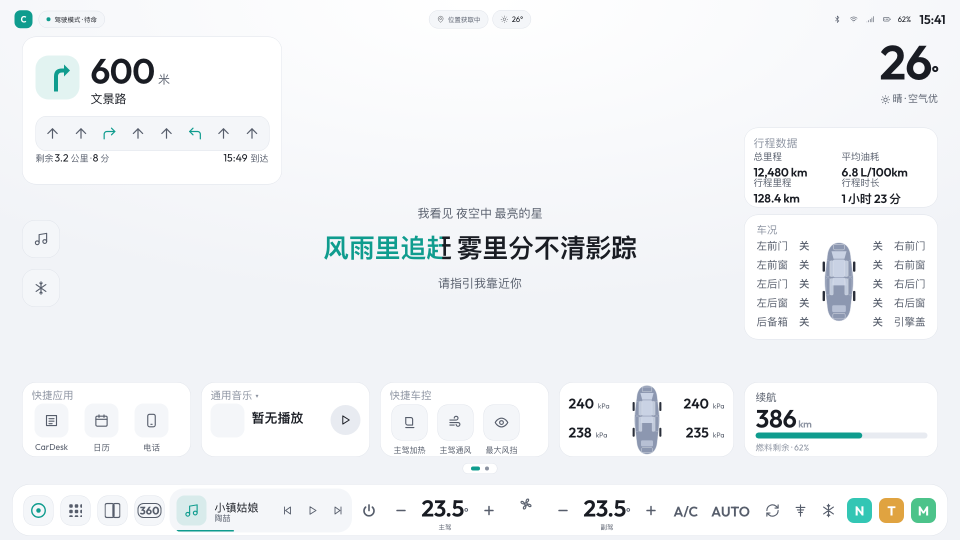
#> input picture design/png/s01-home-day.png, 1920 x 1080 px (shown at 1/2 size); its folder holds 4 pictures in this run
$ python make_contact_sheets.py
#> lines starting #> are read from the running program, lines starting #| are printed output that depends on the picture
#!/usr/bin/env python3
# -*- coding: utf-8 -*-
"""把逐屏 PNG 拼成 contact sheet，便于一次性目检所有页面的布局问题。

用法: python3 make_contact_sheets.py
产出: png/overview-day.png / png/overview-night.png
"""
import os

from PIL import Image, ImageDraw

HERE = os.path.dirname(os.path.abspath(__file__))
PNG = os.path.join(HERE, "png")

SIDS = [
    "s01-home", "s02-nav", "s03-apps", "s04-hvac", "s05-settings",
    "s06-tasks", "s07-taskedit", "s08-picker", "s09-color", "s10-keys",
    "s11-slots", "s12-float", "s13-quickapps", "s14-adb",
]

CELL_W = 640
CELL_H = 360
COLS = 3
ROWS = 5
PAD = 10
LABEL = 26


def build(theme):
#> called with theme = 'day'
    w = COLS * CELL_W + (COLS + 1) * PAD
    h = ROWS * (CELL_H + LABEL) + (ROWS + 1) * PAD
    sheet = Image.new("RGB", (w, h), (18, 20, 26))
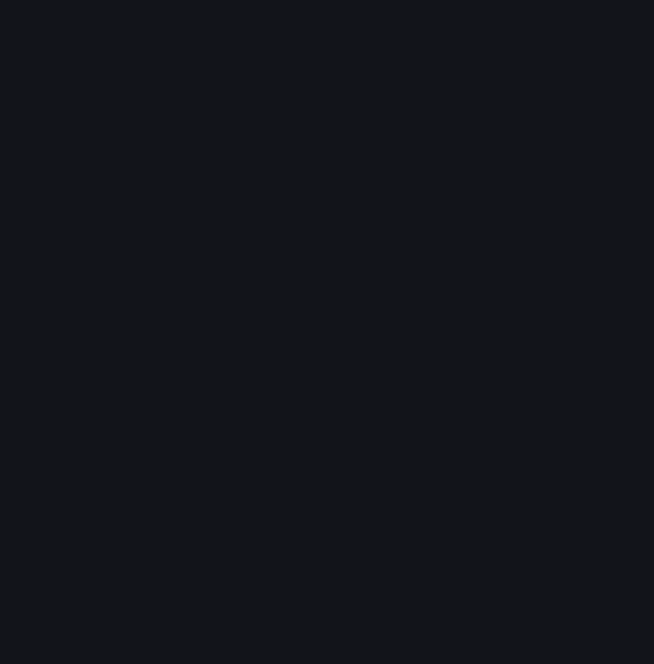
#> sheet: PIL image 1960x1990 RGB (shown at 1/3 size); mean R, G, B 18, 20, 26
    dr = ImageDraw.Draw(sheet)
    for i, sid in enumerate(SIDS):
        p = os.path.join(PNG, f"{sid}-{theme}.png")
        if not os.path.exists(p):
            print("missing", p)
            continue
        im = Image.open(p).convert("RGB").resize((CELL_W, CELL_H), Image.LANCZOS)
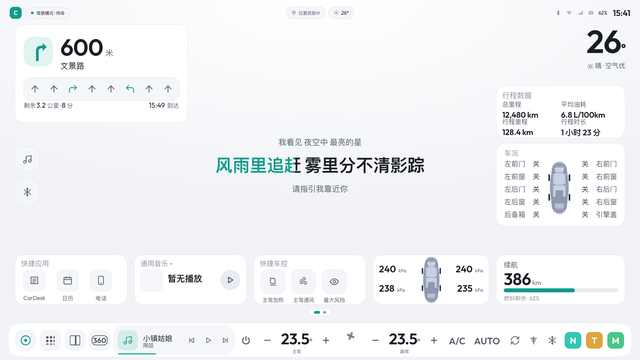
#> im: PIL image 640x360 RGB; mean R, G, B 240.4, 242.6, 244.8
        r, c = divmod(i, COLS)
        x = PAD + c * (CELL_W + PAD)
        y = PAD + r * (CELL_H + LABEL + PAD)
        dr.text((x + 4, y + 6), f"{sid}  [{theme}]", fill=(150, 160, 180))
        sheet.paste(im, (x, y + LABEL))
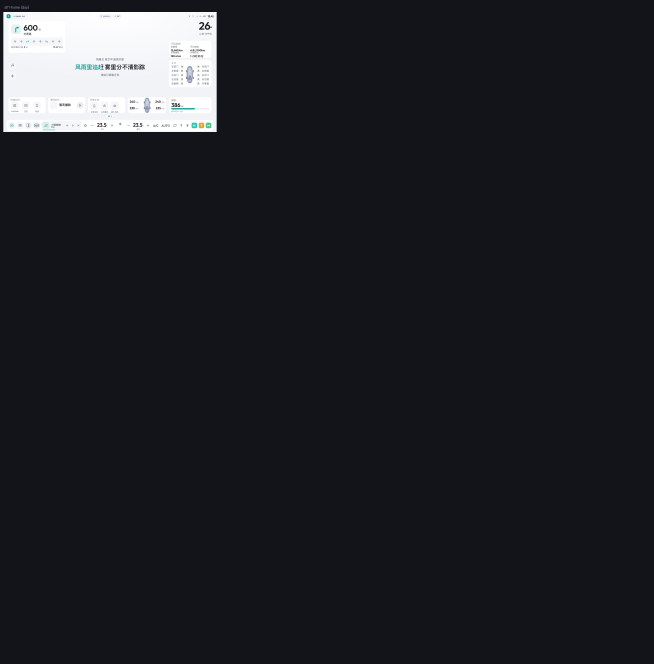
#> sheet: PIL image 1960x1990 RGB (shown at 1/3 size); mean R, G, B 31.1, 33.2, 38.9
    out = os.path.join(PNG, f"overview-{theme}.png")
    sheet.save(out)
    print("wrote", out, sheet.size)
#| wrote design/png/overview-day.png (1960, 1990)


if __name__ == "__main__":
    for th in ("day", "night"):
        build(th)
#> pass 2 of the loop `for th in ("day", "night"):`:
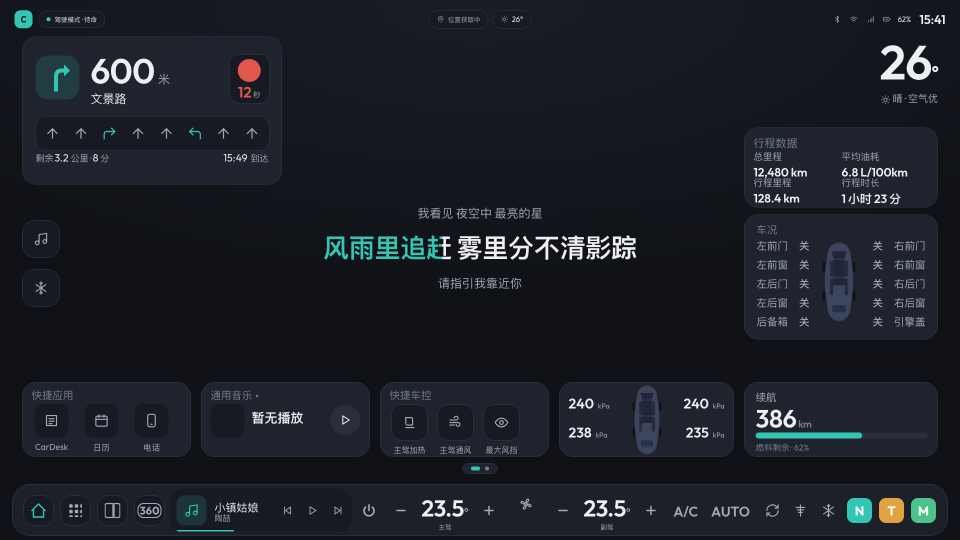
#> input picture design/png/s01-home-night.png, 1920 x 1080 px (shown at 1/2 size)
#> in build (call 2), `im = Image.open(p).convert("RGB").resize((CELL_W, CELL_H), Image.LANCZ..`:
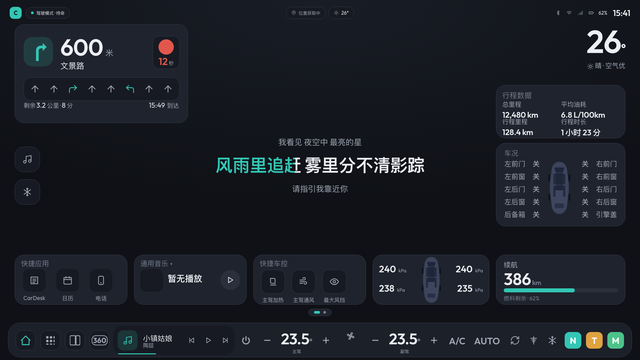
#> im: PIL image 640x360 RGB; mean R, G, B 27, 31, 38.1
#> in build (call 2), `sheet.paste(im, (x, y + LABEL))`:
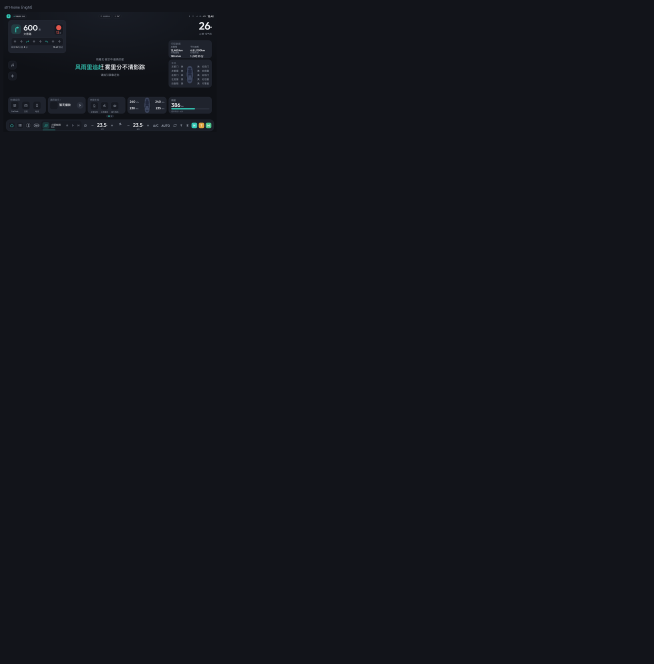
#> sheet: PIL image 1960x1990 RGB (shown at 1/3 size); mean R, G, B 18.5, 20.7, 26.7
#| wrote design/png/overview-night.png (1960, 1990)
